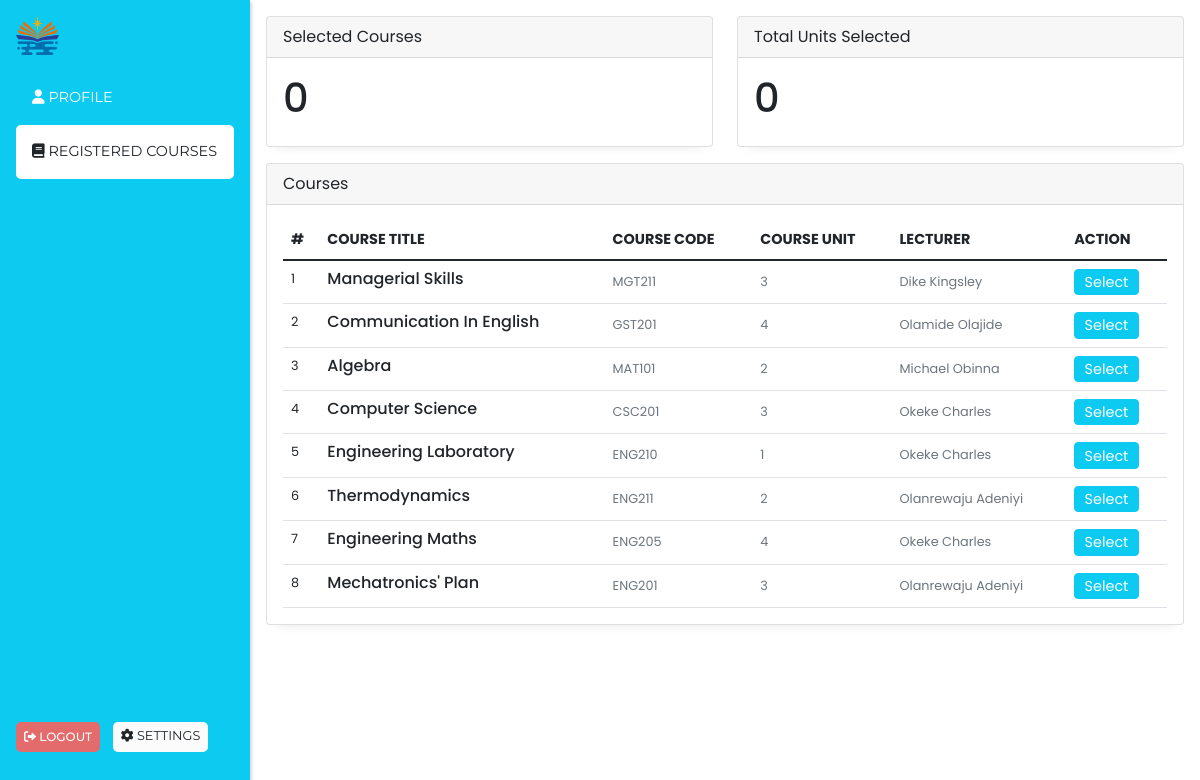
The app's page /available_courses (signed in) with its own data.
### models/courses.py (models this page shows, shortened)
class Course(db.Model, UserMixin):
    __tablename__ = "courses"
    id = db.Column(db.String(50), default=hexid, primary_key=True, index=True)
    course_title = db.Column(db.String(100), nullable=False)
    course_code = db.Column(db.String(80), unique=True, nullable=False)
    year = db.Column(db.Integer, nullable=False, default=datetime.now().year)
    course_unit = db.Column(db.Integer, nullable=False)
    created_at = db.Column(db.DateTime, nullable=False, default=datetime.now)
    teacher_id = db.Column(db.String(50), db.ForeignKey("admin.id"))
    registered_courses = db.relationship(
        "CourseRegistered", backref="course", lazy=True, cascade="all, delete"
    )
    student_registered = db.relationship(
        "CourseRegistered",
        viewonly=True,
        overlaps="course,registered_courses",
        backref="student_",
    )

### endpoints/student.py (the view, shortened to what this page needs)
@student.route("/available_courses", methods=["GET"])
@login_required
@student_required
def available_courses():
    alert = session.pop("alert", None)
    bg_color = session.pop("bg_color", None)
    course_id = request.args.get("course_id")
    remove_id = request.args.get("remove_id")
    remove_all = request.args.get("remove_all")
    register = request.args.get("register")
    if remove_all:
        session[f"{current_user.id}"] = []
    courses = Course.query.order_by(desc(Course.created_at)).all()
    courses_list = [
        {
            "id": course.id,
            "course_title": course.course_title.title(),
            "course_code": course.course_code,
            "course_unit": course.course_unit,
            "lecturer": f"{course.lecturer.last_name} {course.lecturer.first_name}",
        }
        for course in courses
    ]
    obj_from_session_list = session.get(f"{current_user.id}", [])
    total_items = len(obj_from_session_list)
    total_units = sum(
        [course_obj["course_unit"] for course_obj in obj_from_session_list]
    )
    return render_template(
        "student_templates/available_courses.html",
        registered_courses=True,
        alert=alert,
        bg_color=bg_color,
        courses=courses_list,
        selected_courses=obj_from_session_list,
        total_items=total_items,
        total_units=total_units,
    )

### app_config.py (called while the page is built)
def create_app(config=config_object["development"]):
    app = Flask(__name__)
    app.config.from_object(config)
    cors.init_app(app)
    login_manager.init_app(app)
    db.init_app(app)
    migrate.init_app(app, db)
    @login_manager.user_loader
    def load_user(user_id):
        logged_user = Admin.query.get(user_id)
        if not logged_user:
            logged_user = Student.query.get(user_id)
        return logged_user
    @login_manager.unauthorized_handler
    def unauthorized():
        session["alert"] = "Please login to access this page"
        session["bg_color"] = "danger"
        return redirect(url_for("school.login"))
    @app.errorhandler(404)
    def page_not_found(e):
        return render_template("404.html")
    app.register_blueprint(admin_blueprint)
    app.register_blueprint(school_blueprint)
    app.register_blueprint(student_blueprint)
    return app

### templates/student_templates/available_courses.html (shortened to what this page needs)
{% extends 'student_templates/student_layout.html' %}
{% block content %}
<div class="row">
    <div class="col-md-6 d-md-block">
        <div class="card">
            <div class="card-header">
                Selected Courses
            </div>
            <div class="card-body">
                <h1>{{total_items}}</h1>
            </div>
        </div>
    </div>
    <div class="col-md-6 d-md-block">
        <div class="card">
            <div class="card-header">
                Total Units Selected
            </div>
            <div class="card-body">
                <h1>{{total_units}}</h1>
            </div>
        </div>
    </div>
</div>
<div class="row mt-3">
    <div class="col-md-12">
        <div class="card">
            <div class="card-header">
                <span>Courses</span>
            </div>
            <div class="card-body">
                <div class="row">
                    <div class="col-md-12">
                        <div class="table-responsive">
                            <table class="table no-wrap user-table mb-0">
                                <thead>
                                    <tr>
                                        <th scope="col" class="border-0 text-uppercase font-medium pl-4" style="font-size: .9rem;">#</th>
                                        <th scope="col" class="border-0 text-uppercase font-medium" style="font-size: .9rem;">Course Title</th>
                                        <th scope="col" class="border-0 text-uppercase font-medium" style="font-size: .9rem;">Course Code</th>
                                        <th scope="col" class="border-0 text-uppercase font-medium" style="font-size: .9rem;">Course Unit</th>
                                        <th scope="col" class="border-0 text-uppercase font-medium" style="font-size: .9rem;">Lecturer</th>
                                        <th scope="col" class="border-0 text-uppercase font-medium" style="font-size: .9rem;">Action</th>
                                    </tr>
                                </thead>
                                <tbody>
                                    {% for course in courses %}
                                    <tr>
                                        <td class="pl-4" style="font-size: .8rem;">{{loop.index}}</td>
                                        <td>
                                            <h5 class="font-medium mb-0" style="font-size: 1rem;">{{course.course_title}}</h5>
                                        </td>
                                        <td>
                                            <span class="text-muted" style="font-size: .8rem;">{{course.course_code}}</span>
                                        </td>
                                        <td>
                                            <span class="text-muted" style="font-size: .8rem;">{{course.course_unit}}</span>
                                        </td>
                                        <td>
                                            <span class="text-muted" style="font-size: .8rem;">{{course.lecturer}}</span>
                                        </td>
                                        {% if course in selected_courses %}
                                        <td>
                                            <span class="text-success" style="font-size: .8rem;"><i class="fas fa-check text-success"></i> selected</span>
                                        </td>
                                        {% else %}
                                        <td>
                                            <span class="text-muted" style="font-size: .8rem;"><a href="{{url_for('student.available_courses', course_id=course.id)}}" class="btn btn-info text-white badge fw-normal shadow-none" style="font-size: .9rem;">Select</a></span>
                                        </td>
                                        {% endif %}
                                    </tr>
                                    {% endfor %}
                                </tbody>
                            </table>
                        </div>
                    </div>
                </div>
                </div>
            </div>
        </div>
    </div>
</div>
{% endblock content %}

### templates/student_templates/student_layout.html (shortened to what this page needs)
<!DOCTYPE html>
<html lang="en">
<head>
    <link
      href="https://cdnjs.cloudflare.com/ajax/libs/font-awesome/6.0.0/css/all.min.css"
      rel="stylesheet"
    />
    <link href="https://cdnjs.cloudflare.com/ajax/libs/twitter-bootstrap/5.1.3/css/bootstrap.min.css" rel="stylesheet">
    <link href="https://maxcdn.bootstrapcdn.com/font-awesome/4.7.0/css/font-awesome.min.css" rel="stylesheet" />
</head>
<body>
    <div class="sidebar bg-info" id="sidebar">
        <div class="p-3">
            <div class="mb-3 d-flex align-items-center">
                <img
            src="{{ url_for('static', filename='logo2.png') }}"
            alt="company's logo"
            style="width: 2.7rem;"
          />
            </div>
            <div class="d-flex flex-column">
            <a href="{{url_for('student.student_dashboard')}}" class="{% if student_dashboard %} bg-white text-dark {% endif %} p-3 sidemenu_link">
                <i class="fas fa-user"></i> Profile</a>
            <a href="{{url_for('student.registered_courses')}}" class="p-3 sidemenu_link {% if registered_courses %} bg-white text-dark {% endif %}">
                <i class="fas fa-book"></i> Registered Courses</a>
            </div>
            <div>
                <div class="d-flex position-fixed bottom-0 mb-5 h5">
                <a class="p-2 sidemenu_link text-white" data-bs-toggle="modal"
                data-bs-target="#exampleModall" style="font-size: .75rem; cursor: pointer; background: rgb(227, 107, 107);">
                <i class="fas fa-sign-out-alt"></i> Logout
            </a>
            <a href="{{url_for('student.edit_profile')}}" class="p-2 sidemenu_link badge text-dark fw-normal" style="margin-left: .8rem; background: rgb(251, 251, 251); font-size: .8rem;">
                <i class="fas fa-cog"></i> Settings
            </a>
            </div>
        </div>
        </div>
    </div>
    <div class="content" id="content">
        <div class="p-3">
            {% block content %}{% endblock content %}
        </div>
</body>
</html>

### templates/student_templates/student_layout.html (style rules this page uses)
* { margin: 0; padding: 0; box-sizing: border-box; font-family: 'Poppins', sans-serif; }
.sidebar { position: fixed; top: 0; left: 0; height: 100%; width: 250px; background-color: #333; color: white; transition: 0.3s; z-index: 999; box-shadow: rgba(0, 0, 0, 0.15) 1.95px 1.95px 2.6px; }
.content { margin-left: 250px; transition: 0.3s; }
a { text-decoration: none; color: white; }
.sidemenu_link { font-size: .9rem; text-transform: uppercase; border-radius: 5px; font-family: 'Montserrat', sans-serif; }

### templates/student_templates/available_courses.html (style rules this page uses)
.card { box-shadow: rgba(33, 35, 38, 0.1) 0px 10px 10px -10px; }

### records on screen
Course: course_title "Managerial Skills", course_code "MGT211", course_unit "3", lecturer "Dike Kingsley"
Course: course_title "Communication In English", course_code "GST201", course_unit "4", lecturer "Olamide Olajide"
Course: course_title "Algebra", course_code "MAT101", course_unit "2", lecturer "Michael Obinna"
Course: course_title "Computer Science", course_code "CSC201", course_unit "3", lecturer "Okeke Charles"
Course: course_title "Engineering Laboratory", course_code "ENG210", course_unit "1", lecturer "Okeke Charles"
Course: course_title "Thermodynamics", course_code "ENG211", course_unit "2", lecturer "Olanrewaju Adeniyi"
Course: course_title "Engineering Maths", course_code "ENG205", course_unit "4", lecturer "Okeke Charles"
Course: course_title "Mechatronics' Plan", course_code "ENG201", course_unit "3", lecturer "Olanrewaju Adeniyi"

### other values on screen
{{ total_items }} "0"
{{ total_units }} "0"
